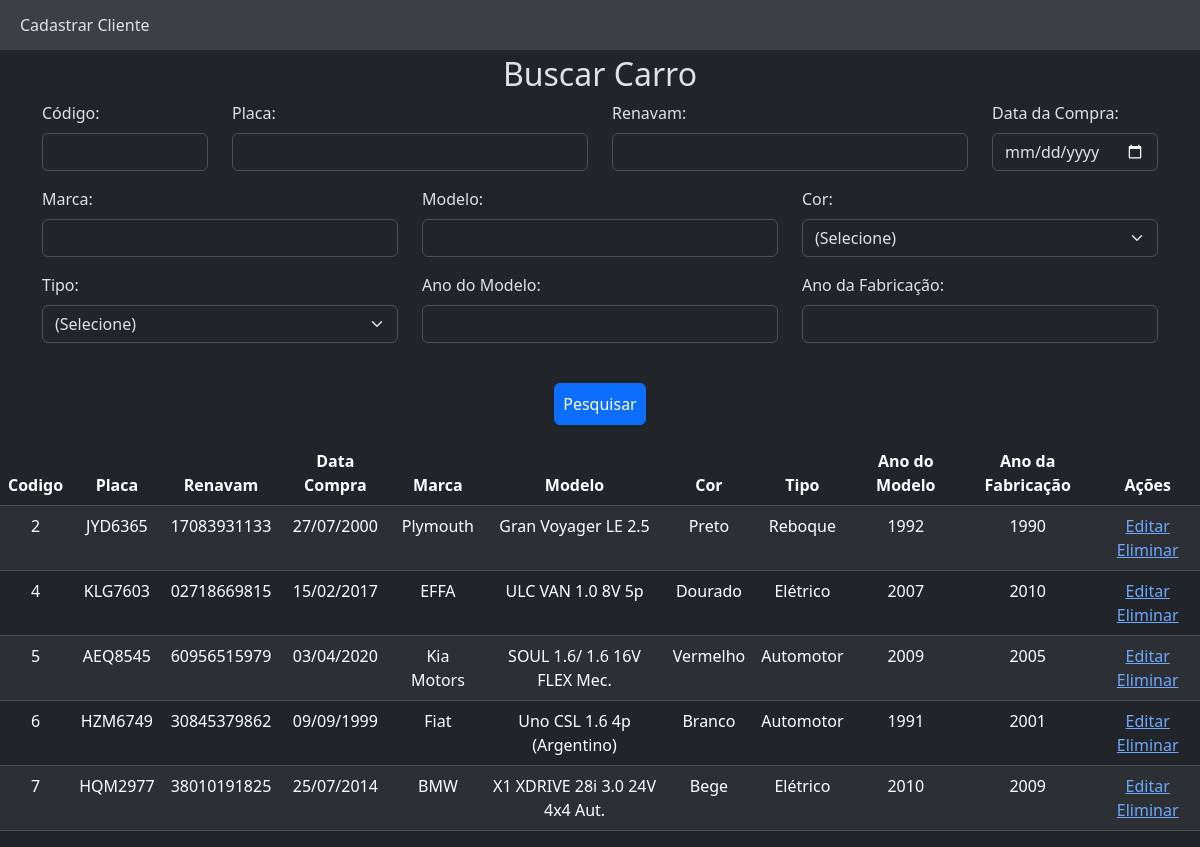
The page / on the database its author committed.
### tables this page shows
CREATE TABLE IF NOT EXISTS `carro` (
  `codigo` int(5) NOT NULL AUTO_INCREMENT,
  `placa` varchar(7) DEFAULT NULL,
  `renavam` varchar(11) DEFAULT NULL,
  `data_compra` date DEFAULT NULL,
  `marca` varchar(30) DEFAULT NULL,
  `modelo` varchar(45) DEFAULT NULL,
  `cor` int(1) DEFAULT NULL,
  `tipo` varchar(1) DEFAULT NULL,
  `ano_modelo` int(4) DEFAULT NULL,
  `ano_fabricacao` int(4) DEFAULT NULL,
  PRIMARY KEY (`codigo`)
);

### classes/bancoDeDados/Conexao.php (called while the page is built)
<?php
class Conexao
{
    public function getConexao()
    {
        $host = 'localhost';
        $port = 3306;
        $dbName = 'carros_crud';
        $usuario = 'root';
        $senha = '';
        $con = new PDO
        (
            "mysql:host=" . $host . ";port=" . $port . ";dbname=" . $dbName . "",
            $usuario,
            $senha
        );
        return $con;
    }
}
?>

### classes/bancoDeDados/Carro.php (called while the page is built, shortened)
<?php
require 'Conexao.php';
require 'model/CarroModel.php';
class Carro
{
    private $conexao;
    public function __construct()
    {
        $con = new Conexao();
        $this->conexao = $con->getConexao();
    }
    private function mapear($q)
    {
        $listaDeCarros = [];
        foreach ($q as $dados) {
            $carro = new CarroModel();
            $carro->codigo = $dados['codigo'];
            $carro->placa = $dados['placa'];
            $carro->renavam = $dados['renavam'];
            $carro->data_compra = $dados['data_compra'];
            $carro->marca = $dados['marca'];
            $carro->modelo = $dados['modelo'];
            $carro->cor = $dados['cor'];
            $carro->tipo = $dados['tipo'];
            $carro->ano_modelo = $dados['ano_modelo'];
            $carro->ano_fabricacao = $dados['ano_fabricacao'];
            $listaDeCarros[] = $carro;
        }
        return $listaDeCarros;
    }
    public function listar()
    {
        $sql = "select * from carro limit 90000";
        $q = $this->conexao->prepare($sql);
        $q->execute();
        return $this->mapear($q);
    }
}
?>

### model/CarroModel.php (called while the page is built, shortened)
<?php
class CarroModel
{
    public $data_compra;
    public $cor;
    public $tipo;
    public function getCorFormatado()
    {
        $corDescritiva = '';
        if ($this->cor == '1') {
            $corDescritiva = 'Amarelo';
        } else if ($this->cor == '2') {
            $corDescritiva = 'Azul';
        } else if ($this->cor == '3') {
            $corDescritiva = 'Bege';
        } else if ($this->cor == '4') {
            $corDescritiva = 'Branco';
        } else if ($this->cor == '5') {
            $corDescritiva = 'Cinza';
        } else if ($this->cor == '6') {
            $corDescritiva = 'Dourado';
        } else if ($this->cor == '7') {
            $corDescritiva = 'Grena';
        } else if ($this->cor == '8') {
            $corDescritiva = 'Laranja';
        } else if ($this->cor == '9') {
            $corDescritiva = 'Marrom';
        } else if ($this->cor == '10') {
            $corDescritiva = 'Prata';
        } else if ($this->cor == '11') {
            $corDescritiva = 'Preto';
        } else if ($this->cor == '12') {
            $corDescritiva = 'Rosa';
        } else if ($this->cor == '13') {
            $corDescritiva = 'Roxo';
        } else if ($this->cor == '14') {
            $corDescritiva = 'Verde';
        } else if ($this->cor == '15') {
            $corDescritiva = 'Vermelho';
        } else if ($this->cor == '16') {
            $corDescritiva = 'Fantasia';
        }
        return $corDescritiva;
    }
    public function getTipoFormatado()
    {
        $tipoDescritivo = '';
        if ($this->tipo == 'a') {
            $tipoDescritivo = 'Automotor';
        } else if ($this->tipo == 'e') {
            $tipoDescritivo = 'Elétrico';
        } else if ($this->tipo == 'p') {
            $tipoDescritivo = 'Propulsão Humana';
        } else if ($this->tipo == 'd') {
            $tipoDescritivo = 'De tração animal';
        } else if ($this->tipo == 'r') {
            $tipoDescritivo = 'Reboque';
        } else if ($this->tipo == 's') {
            $tipoDescritivo = 'Semirreboque';
        }
        return $tipoDescritivo;
    }
    public function getDataCompraFormatado()
    {
        $tempoDataCompra = strtotime($this->data_compra);
        $dataCompra = date('d/m/Y', $tempoDataCompra);
        return $dataCompra;
    }
}
?>

### index.php (the view, shortened to what this page needs)
<?php
require 'classes/bancoDeDados/Carro.php';
$c = new Carro();
$carros = [];
if (isset($_GET['codigo'])) {
    $codigo = $_GET['codigo'];
    $placa = $_GET['placa'];
    $renavam = $_GET['renavam'];
    $data_compra = $_GET['data_compra'];
    $marca = $_GET['marca'];
    $modelo = $_GET['modelo'];
    $cor = $_GET['cor'];
    $tipo = $_GET['tipo'];
    $ano_modelo = $_GET['ano_modelo'];
    $ano_fabricacao = $_GET['ano_fabricacao'];
} else {
    $codigo = '';
    $placa = '';
    $renavam = '';
    $data_compra = '';
    $marca = '';
    $modelo = '';
    $cor = '';
    $tipo = '';
    $ano_modelo = '';
    $ano_fabricacao = '';
}
if ($codigo != '') {
    $carros = $c->pesquisarPorCodigo($codigo);
} else if ($placa != '') {
    $carros = $c->pesquisarPorPlaca($nome);
} else if ($renavam != '') {
    $carros = $c->pesquisarPorRenavam($renavam);
} else if ($data_compra != '') {
    $carros = $c->pesquisarPorDataCompra($data_compra);
} else if ($marca != '') {
    $carros = $c->pesquisarPorMarca($marca);
} else if ($modelo != '') {
    $carros = $c->pesquisarPorModelo($modelo);
} else if ($cor != '') {
    $carros = $c->pesquisarPorCor($cor);
} else if ($tipo != '') {
    $carros = $c->pesquisarPorTipo($tipo);
} else if ($ano_modelo != '') {
    $carros = $c->pesquisarPorAnoModelo($ano_modelo);
} else if ($ano_fabricacao != '') {
    $carros = $c->pesquisarPorAnoFabricacao($ano_fabricacao);
} else {
    $carros = $c->listar();
}
?>
<!DOCTYPE html>
<html lang="pt-br" data-bs-theme="dark">
<head>
    <link href="https://cdn.jsdelivr.net/npm/bootstrap@5.3.2/dist/css/bootstrap.min.css" rel="stylesheet"
>
    <link rel="stylesheet" href="style.css">
</head>
<body>
    <nav>
        <a class="navA" href="atualizar.php">Cadastrar Cliente</a>
    </nav>
    <h2>Buscar Carro</h2>
    <div class="container">
        <form type="submit" class="pb-3" action="index.php">
            <div class="row">
                <div class="col-2 mb-3">
                    <label for="codigo" class="form-label">Código:</label><br>
                    <input type="number" id="codigo" name="codigo" class="form-control">
                </div>
                <div class="col-4 mb-3">
                    <label for="placa" class="form-label">Placa:</label><br>
                    <input type="text" id="placa" name="placa" class="form-control">
                </div>
                <div class="col-4 mb-3">
                    <label for="renavam" class="form-label">Renavam:</label><br>
                    <input type="text" id="renavam" name="renavam" class="form-control">
                </div>
                <div class="col-2 mb-3">
                    <label for="data_compra" class="form-label">Data da Compra:</label><br>
                    <input type="date" id="data_compra" name="data_compra" class="form-control">
                </div>
                <div class="col-4 mb-3">
                    <label for="marca" class="form-label">Marca:</label><br>
                    <input type="text" id="marca" name="marca" class="form-control">
                </div>
                <div class="col-4 mb-3">
                    <label for="modelo" class="form-label">Modelo:</label><br>
                    <input type="text" id="modelo" name="modelo" class="form-control">
                </div>
                <div class="col-4 mb-3">
                    <label for="cor" class="form-label">Cor:</label><br>
                    <select name="cor" id="cor" class="form-select">
                        <option value="">(Selecione)</option>
                    </select>
                </div>
                <div class="col-4 mb-3">
                    <label for="tipo" class="form-label">Tipo:</label><br>
                    <select name="tipo" id="tipo" class="form-select">
                        <option value="">(Selecione)</option>
                    </select>
                </div>
                <div class="col-4 mb-3">
                    <label for="ano_modelo" class="form-label">Ano do Modelo:</label><br>
                    <input type="text" id="ano_modelo" name="ano_modelo" class="form-control">
                </div>
                <div class="col-4 mb-3">
                    <label for="ano_fabricacao" class="form-label">Ano da Fabricação:</label><br>
                    <input type="text" id="ano_fabricacao" name="ano_fabricacao" class="form-control">
                </div>
            </div>
                <div class="col colBotao">
                    <button type="submit" class="btn btn-primary mt-4 p-2">Pesquisar</button>
                </div>
        </form>
    </div>
    <table class="table table-dark table-striped">
        <thead>
            <tr>
                <th>Codigo</th>
                <th>Placa</th>
                <th>Renavam</th>
                <th>Data Compra</th>
                <th>Marca</th>
                <th>Modelo</th>
                <th>Cor</th>
                <th>Tipo</th>
                <th>Ano do Modelo</th>
                <th>Ano da Fabricação</th>
                <th>Ações</th>
            </tr>
        </thead>
        <tbody>
            <?php
            foreach ($carros as $carro) {
                ?>
                <tr>
                    <td>
                        <?php echo $carro->codigo; ?>
                    </td>
                    <td>
                        <?php echo $carro->placa; ?>
                    </td>
                    <td>
                        <?php echo $carro->renavam; ?>
                    </td>
                    <td>
                        <?php echo $carro->getDataCompraFormatado(); ?>
                    </td>
                    <td>
                        <?php echo $carro->marca; ?>
                    </td>
                    <td>
                        <?php echo $carro->modelo; ?>
                    </td>
                    <td>
                        <?php echo $carro->getCorFormatado(); ?>
                    </td>
                    <td>
                        <?php echo $carro->getTipoFormatado(); ?>
                    </td>
                    <td>
                        <?php echo $carro->ano_modelo; ?>
                    </td>
                    <td>
                        <?php echo $carro->ano_fabricacao; ?>
                    </td>
                    <td>
                        <a href="atualizar.php?codigo=<?php echo $carro->codigo; ?>">Editar</a>
                        <a href="deletar.php?codigoEliminar=<?php echo $carro->codigo; ?>">Eliminar</a>
                    </td>
                </tr>
            <?php } ?>
        </tbody>
    </table>
</body>
</html>

### style.css (style rules this page uses)
h2 { text-align: center; }
form { justify-content: center; }
td { text-align: center; }
th { text-align: center; }
.col { margin: auto auto; }
nav { top: 0; left: 0; right: 0; background-color: #3b4045; height: 50px; display: flex; align-items: center; padding: 0 20px; margin-bottom: 5px; }
.navA { text-decoration: none; color: #DEE2E6; }
.colBotao { display: flex; justify-content: center; }

### rows shown on the page
carro: codigo "2", placa "JYD6365", renavam "17083931133", data_compra "27/07/2000", marca "Plymouth", modelo "Gran Voyager LE 2.5", cor "Preto", tipo "Reboque", ano_modelo "1992", ano_fabricacao "1990"
carro: codigo "4", placa "KLG7603", renavam "02718669815", data_compra "15/02/2017", marca "EFFA", modelo "ULC VAN 1.0 8V 5p", cor "Dourado", tipo "Elétrico", ano_modelo "2007", ano_fabricacao "2010"
carro: codigo "5", placa "AEQ8545", renavam "60956515979", data_compra "03/04/2020", marca "Kia Motors", modelo "SOUL 1.6/ 1.6 16V FLEX Mec.", cor "Vermelho", tipo "Automotor", ano_modelo "2009", ano_fabricacao "2005"
carro: codigo "6", placa "HZM6749", renavam "30845379862", data_compra "09/09/1999", marca "Fiat", modelo "Uno CSL 1.6 4p (Argentino)", cor "Branco", tipo "Automotor", ano_modelo "1991", ano_fabricacao "2001"
carro: codigo "7", placa "HQM2977", renavam "38010191825", data_compra "25/07/2014", marca "BMW", modelo "X1 XDRIVE 28i 3.0 24V 4x4 Aut.", cor "Bege", tipo "Elétrico", ano_modelo "2010", ano_fabricacao "2009"
